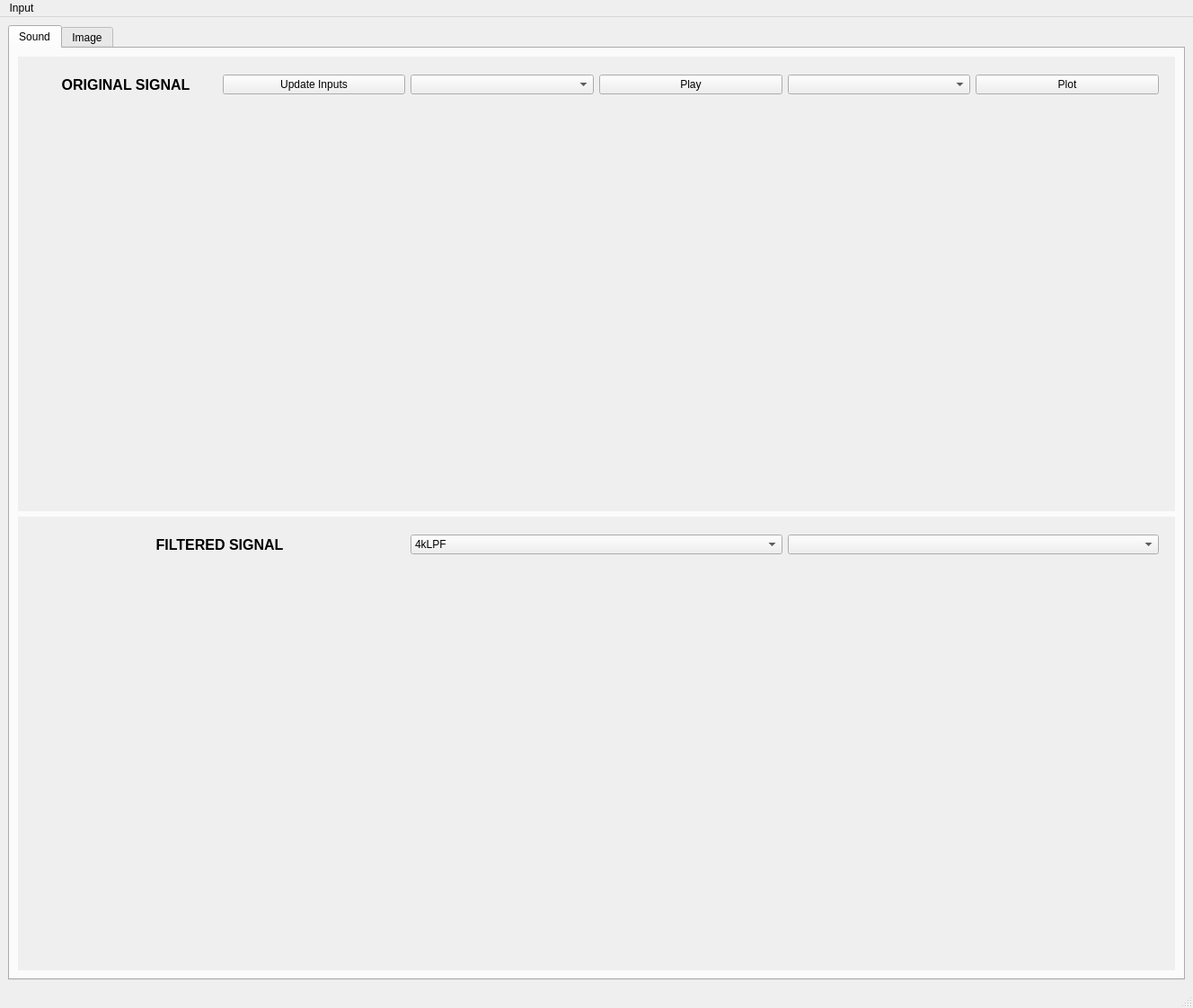
<?xml version="1.0" encoding="UTF-8"?>
<ui version="4.0">
 <class>MainWindow</class>
 <widget class="QMainWindow" name="MainWindow">
  <property name="geometry">
   <rect>
    <x>0</x>
    <y>0</y>
    <width>1328</width>
    <height>1122</height>
   </rect>
  </property>
  <property name="windowTitle">
   <string>MainWindow</string>
  </property>
  <widget class="QWidget" name="widgetMain">
   <layout class="QVBoxLayout" name="verticalLayout">
    <item>
     <widget class="QTabWidget" name="tabWidget">
      <property name="currentIndex">
       <number>0</number>
      </property>
      <widget class="QWidget" name="tabSound">
       <attribute name="title">
        <string>Sound</string>
       </attribute>
       <layout class="QVBoxLayout" name="verticalLayout_2">
        <item>
         <widget class="QWidget" name="wOrig" native="true">
          <property name="sizePolicy">
           <sizepolicy hsizetype="Preferred" vsizetype="Minimum">
            <horstretch>0</horstretch>
            <verstretch>1</verstretch>
           </sizepolicy>
          </property>
          <property name="autoFillBackground">
           <bool>true</bool>
          </property>
          <layout class="QGridLayout" name="gridLayout">
           <item row="0" column="0" colspan="2">
            <widget class="QWidget" name="orgLblInfo_2" native="true">
             <property name="sizePolicy">
              <sizepolicy hsizetype="Preferred" vsizetype="Minimum">
               <horstretch>0</horstretch>
               <verstretch>1</verstretch>
              </sizepolicy>
             </property>
             <property name="autoFillBackground">
              <bool>true</bool>
             </property>
             <layout class="QHBoxLayout" name="horizontalLayout">
              <item>
               <widget class="QLabel" name="orgLblInfo">
                <property name="font">
                 <font>
                  <pointsize>12</pointsize>
                  <weight>75</weight>
                  <bold>true</bold>
                 </font>
                </property>
                <property name="text">
                 <string>ORIGINAL SIGNAL</string>
                </property>
                <property name="alignment">
                 <set>Qt::AlignCenter</set>
                </property>
               </widget>
              </item>
              <item>
               <widget class="QPushButton" name="orgBtnUpdate">
                <property name="text">
                 <string>Update Inputs</string>
                </property>
               </widget>
              </item>
              <item>
               <widget class="QComboBox" name="orgCmbInput">
                <property name="editable">
                 <bool>false</bool>
                </property>
                <property name="currentText">
                 <string notr="true">Input</string>
                </property>
                <property name="placeholderText">
                 <string>Input</string>
                </property>
               </widget>
              </item>
              <item>
               <widget class="QPushButton" name="orgBtnPlay">
                <property name="text">
                 <string>Play</string>
                </property>
               </widget>
              </item>
              <item>
               <widget class="QComboBox" name="orgCmbFourier">
                <property name="currentIndex">
                 <number>-1</number>
                </property>
                <property name="placeholderText">
                 <string>Magnitude Spectrum</string>
                </property>
               </widget>
              </item>
              <item>
               <widget class="QPushButton" name="orgBtnPlot">
                <property name="text">
                 <string>Plot</string>
                </property>
               </widget>
              </item>
             </layout>
            </widget>
           </item>
           <item row="2" column="1">
            <widget class="QCustomPlot" name="orgPlotFreq" native="true">
             <property name="sizePolicy">
              <sizepolicy hsizetype="Preferred" vsizetype="Minimum">
               <horstretch>0</horstretch>
               <verstretch>6</verstretch>
              </sizepolicy>
             </property>
            </widget>
           </item>
           <item row="2" column="0">
            <widget class="QCustomPlot" name="orgPlotTime" native="true">
             <property name="sizePolicy">
              <sizepolicy hsizetype="Preferred" vsizetype="Minimum">
               <horstretch>0</horstretch>
               <verstretch>10</verstretch>
              </sizepolicy>
             </property>
            </widget>
           </item>
          </layout>
         </widget>
        </item>
        <item>
         <widget class="QWidget" name="wFilter" native="true">
          <property name="sizePolicy">
           <sizepolicy hsizetype="Preferred" vsizetype="Minimum">
            <horstretch>0</horstretch>
            <verstretch>1</verstretch>
           </sizepolicy>
          </property>
          <property name="autoFillBackground">
           <bool>true</bool>
          </property>
          <layout class="QGridLayout" name="gridLayout_2">
           <item row="0" column="0" colspan="2">
            <widget class="QWidget" name="Info_2" native="true">
             <property name="sizePolicy">
              <sizepolicy hsizetype="Preferred" vsizetype="Minimum">
               <horstretch>0</horstretch>
               <verstretch>1</verstretch>
              </sizepolicy>
             </property>
             <property name="autoFillBackground">
              <bool>true</bool>
             </property>
             <layout class="QHBoxLayout" name="horizontalLayout_2">
              <item>
               <widget class="QLabel" name="lblInfo_2">
                <property name="font">
                 <font>
                  <pointsize>12</pointsize>
                  <weight>75</weight>
                  <bold>true</bold>
                 </font>
                </property>
                <property name="text">
                 <string>FILTERED SIGNAL</string>
                </property>
                <property name="alignment">
                 <set>Qt::AlignCenter</set>
                </property>
               </widget>
              </item>
              <item>
               <widget class="QComboBox" name="cmbSound_2">
                <property name="editable">
                 <bool>false</bool>
                </property>
                <property name="currentText">
                 <string>4kLPF</string>
                </property>
                <item>
                 <property name="text">
                  <string>4kLPF</string>
                 </property>
                </item>
               </widget>
              </item>
              <item>
               <widget class="QComboBox" name="cmbFourier_2"/>
              </item>
             </layout>
            </widget>
           </item>
           <item row="1" column="0">
            <widget class="QCustomPlot" name="FilSound" native="true">
             <property name="sizePolicy">
              <sizepolicy hsizetype="Preferred" vsizetype="Minimum">
               <horstretch>0</horstretch>
               <verstretch>10</verstretch>
              </sizepolicy>
             </property>
            </widget>
           </item>
           <item row="1" column="1">
            <widget class="QCustomPlot" name="FreqFilSound" native="true">
             <property name="sizePolicy">
              <sizepolicy hsizetype="Preferred" vsizetype="Minimum">
               <horstretch>0</horstretch>
               <verstretch>6</verstretch>
              </sizepolicy>
             </property>
            </widget>
           </item>
          </layout>
         </widget>
        </item>
       </layout>
      </widget>
      <widget class="QWidget" name="tabImage">
       <attribute name="title">
        <string>Image</string>
       </attribute>
       <widget class="QWidget" name="widget" native="true">
        <property name="geometry">
         <rect>
          <x>10</x>
          <y>10</y>
          <width>1281</width>
          <height>61</height>
         </rect>
        </property>
        <property name="sizePolicy">
         <sizepolicy hsizetype="Maximum" vsizetype="Preferred">
          <horstretch>0</horstretch>
          <verstretch>0</verstretch>
         </sizepolicy>
        </property>
       </widget>
       <widget class="QLabel" name="picOriginal">
        <property name="geometry">
         <rect>
          <x>40</x>
          <y>90</y>
          <width>501</width>
          <height>331</height>
         </rect>
        </property>
        <property name="text">
         <string>TextLabel</string>
        </property>
       </widget>
      </widget>
     </widget>
    </item>
   </layout>
  </widget>
  <widget class="QMenuBar" name="menubar">
   <property name="geometry">
    <rect>
     <x>0</x>
     <y>0</y>
     <width>1328</width>
     <height>21</height>
    </rect>
   </property>
   <widget class="QMenu" name="menuUpdate_Sources">
    <property name="title">
     <string>Input</string>
    </property>
   </widget>
   <addaction name="menuUpdate_Sources"/>
  </widget>
  <widget class="QStatusBar" name="statusbar"/>
  <action name="actionUpdate_Sound_Inputs_wav">
   <property name="text">
    <string>Update Sound Inputs(wav)</string>
   </property>
  </action>
 </widget>
 <customwidgets>
  <customwidget>
   <class>QCustomPlot</class>
   <extends>QWidget</extends>
   <header location="global">qcustomplot.h</header>
   <container>1</container>
  </customwidget>
 </customwidgets>
 <resources/>
 <connections/>
</ui>
